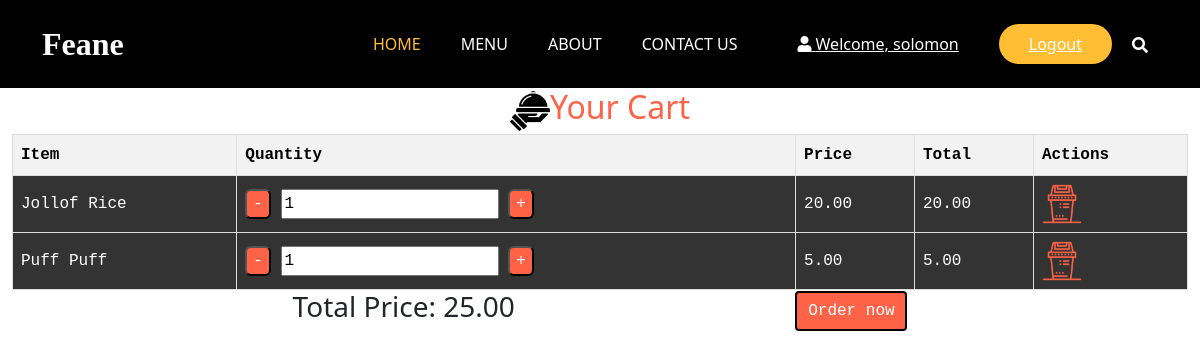
The page /cart/ (signed in) on the database its author committed.
### restaurant_menu/models.py (models this page shows, shortened)
class CartItem(models.Model):
    cart = models.ForeignKey(Cart, on_delete=models.CASCADE)
    item = models.ForeignKey(Item, on_delete=models.CASCADE)
    quantity = models.PositiveIntegerField(default=1)
    date_added = models.DateTimeField(auto_now_add=True)
    class Meta:
        unique_together = ('cart', 'item')
    def get_total_price(self):
        return self.item.price * self.quantity

class Item(models.Model):
    meal = models.CharField(max_length=1000, unique=True)
    description = models.CharField(max_length=2000)
    price = models.DecimalField(max_digits=10, decimal_places=2)
    meal_type = models.CharField(max_length=200, choices=MEAL_TYPE)
    author = models.ForeignKey(User, on_delete=models.PROTECT)
    status = models.IntegerField(choices=STATUS, default=0)
    date_created = models.DateTimeField(auto_now_add=True)
    date_updated = models.DateTimeField(auto_now=True)
    image = models.ImageField(upload_to='menu_images/', null=True, blank=True)  # Add this line

### restaurant_menu/views.py (the view)
# urls.py: path('cart/', views.view_cart, name="view_cart"),
@user_not_registered_redirect
@login_required
def view_cart(request):
    cart = Cart.objects.filter(user=request.user, is_active=True).first()
    cart_items = CartItem.objects.filter(cart=cart)
    total_price = sum(item.get_total_price() for item in cart_items)
    context = {
        'cart': cart,
        'cart_items':cart_items,
        'total_price':total_price
    }
    return render(request, 'base/cart.html', context)

### restaurant_menu/views.py (called while the page is built)
def user_not_registered_redirect(view_func):
    @wraps(view_func)
    def _wrapped_view(request, *args, **kwargs):
        if not request.user.is_authenticated:
            return redirect('register')
        return view_func(request, *args, **kwargs)
    return _wrapped_view

### restaurant_menu/templates/base/cart.html (shortened to what this page needs)
{% extends 'new_main.html' %}
{% load static %}
{% block content %}
<div class="cart-header">
    <img src="{% static 'images/food_tray.png' %}" alt="Food_tray image" width="40">
    <h2>
        Your Cart
    </h2>
</div>
<table class="cart-table">
    <tr>
        <th>Item</th>
        <th>Quantity</th>
        <th>Price</th>
        <th>Total</th>
        <th>Actions</th>
    </tr>
    {% for item in cart_items %}
    <tr>
        <td>{{ item.item.meal }}</td>
        <td>
            <form id="quantity-form-{{ item.item.id }}" action="{% url 'update_cart_item' item.item.id %}" method="post" class="quantity-form">
                <button type="button" onclick="updateQuantity({{ item.item.id }}, -1)" aria-label="Decrease quantity">-</button>
                <input type="number" name="quantity" id="quantity-{{ item.item.id }}" value="{{ item.quantity }}" min="1" readonly>
                <button type="button" onclick="updateQuantity({{ item.item.id }}, 1)" aria-label="Increase quantity">+</button>
            </form>
        </td>
        <td>{{ item.item.price }}</td>
        <td id="item-total-{{ item.item.id }}">{{ item.get_total_price }}</td>
        <td>
            <a href="{% url 'remove_from_cart' item.item.id %}"> <img src="{% static 'images/trashbin.png' %}" alt="Trashbin image" width="40"> </a>
        </td>
    </tr>
    {% endfor %}
</table>
<div class="price-order">
    <h3>Total Price: <span id="total-price">{{ total_price }}</span></h3>
    <button id="order-now-btn">Order now</button>
</div>
{% endblock %}

### templates/sub_nav.html (shortened to what this page needs)
{% load static %}
<header class="header_section" style="background-color: black;">
    <div class="container">
        <nav class="navbar navbar-expand-lg custom_nav-container">
            <a class="navbar-brand" href="index.html">
                <span>Feane</span>
            </a>
            <div class="collapse navbar-collapse" id="navbarSupportedContent">
                <ul class="navbar-nav mx-auto">
                    <li class="nav-item active">
                        <a class="nav-link" href="index.html">Home</a>
                    </li>
                    <li class="nav-item">
                        <a class="nav-link" href="menu.html">Menu</a>
                    </li>
                    <li class="nav-item">
                        <a class="nav-link" href="about.html">About</a>
                    </li>
                    <li class="nav-item">
                        <a class="nav-link" href="contact.html">Contact Us</a>
                    </li>
                </ul>
                <div class="user_option">
                    {% if user.is_authenticated %}
                        <a href="#" class="user_link">
                            <i class="fa fa-user" aria-hidden="true"></i> Welcome, {{ user.username }}
                        </a>
                        <a href="{% url 'logout' %}" class="order_online">Logout</a>
                    {% endif %}
                    <form class="form-inline">
                        <button class="btn my-2 my-sm-0 nav_search-btn" type="submit">
                            <i class="fa fa-search" aria-hidden="true"></i>
                        </button>
                    </form>
                </div>
            </div>
        </nav>
    </div>
</header>

### restaurant_menu/static/styles/style.css (style rules this page uses)
::placeholder { color: #bbb; opacity: 1; }
.header_section { padding: 15px 0; }
.navbar-brand { font-family: 'Dancing Script', cursive; }
.navbar-brand span { font-weight: bold; font-size: 32px; color: #ffffff; }
.custom_nav-container { padding: 0; }
.custom_nav-container .navbar-nav { padding-left: 18%; }
.custom_nav-container .navbar-nav .nav-item .nav-link { padding: 5px 20px; color: #ffffff; text-align: center; text-transform: uppercase; border-radius: 5px; -webkit-transition: all 0.3s; transition: all 0.3s; }
.custom_nav-container .navbar-nav .nav-item:hover .nav-link, .custom_nav-container .navbar-nav .nav-item.active .nav-link { color: #ffbe33; }
.custom_nav-container .nav_search-btn { width: auto; height: auto; padding: 0; border: none; color: #ffffff; margin: 0 10px; }
.user_option { display: -webkit-box; display: -ms-flexbox; display: flex; -webkit-box-align: center; -ms-flex-align: center; align-items: center; }
.user_option a { margin: 0 10px; }
.user_option .user_link { color: #ffffff; }
.user_option .order_online { display: inline-block; padding: 8px 30px; background-color: #ffbe33; color: #ffffff; border-radius: 45px; -webkit-transition: all 0.3s; transition: all 0.3s; border: none; }
.cart-header { display: flex; justify-content: center; align-items: center; color: #ff6347; }
.cart-table { width: 100%; border-collapse: collapse; font-family: 'Courier New', Courier, monospace; background-color: #333; color: #fff; }
.cart-table th, .cart-table td { border: 1px solid #ddd; padding: 8px; }
.cart-table th { background-color: #f2f2f2; color: black; }
.quantity-form button { background-color: #ff6347; border-radius: 6px; outline: none; color: #fff; }
.price-order { display: flex; align-items: center; justify-content: space-evenly; }
.price-order > button { background-color: #ff6347; font-family: 'Courier New', Courier, monospace; color: #fff; outline: none; border: 2px solid #000; border-radius: 4px; width: 7rem; height: 40px; }

### rows shown on the page
CartItem: item.meal "Jollof Rice", quantity "1", item.price "20.00", get_total_price "20.00"
CartItem: item.meal "Puff Puff", quantity "1", item.price "5.00", get_total_price "5.00"

### other values the page prints
{{ user.username }} "solomon"
{{ total_price }} "25.00"
